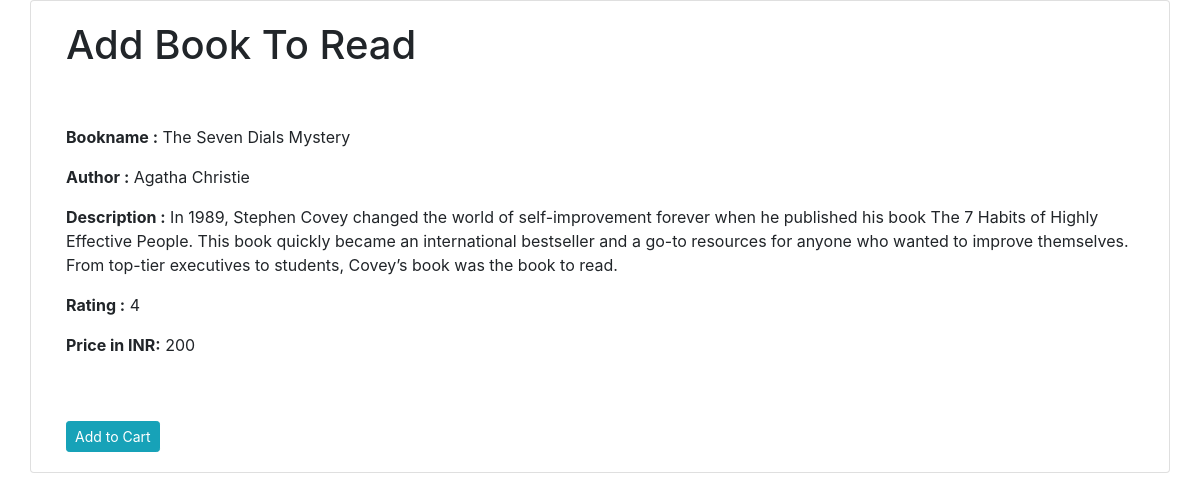
Page /add/25 on the committed database.
### MyLib/models.py (models this page shows, shortened)
class Books(models.Model):
    bookID = models.IntegerField(null=True)
    bookname = models.CharField(max_length=255)
    bookauthor = models.CharField(max_length=255)
    bookdescription = models.CharField(max_length=255)
    bookrating = models.IntegerField(null=True)
    price = models.IntegerField(null=True)
    seller_name = models.ForeignKey(Sellers, on_delete=models.CASCADE)

### MyLib/views.py (the view)
# urls.py: path('add/<int:id>', views.add, name='add'),
def add(request, id):
    books = Books.objects.get(id=id)
    template = loader.get_template('add.html')
    context = {
            'books': books,
    }
    global val
    def val():
        return books
    return render(request,'add.html',context)

### MyLib/templates/add.html (shortened to what this page needs)
<!DOCTYPE html>
<html lang="en">
<head>
    <link rel="stylesheet" href="https://stackpath.bootstrapcdn.com/bootstrap/4.5.0/css/bootstrap.min.css"0>
</head>
<body>
    <div class="container card">
        <div class="card-body">
    <h1>Add Book To Read</h1>
    <form action="addtocart/" method="post">
    <br><br>
        <p><b>Bookname :</b> {{books.bookname}}</p>
        <p><b>Author :</b> {{books.bookauthor}}</p>
        <p><b>Description :</b> {{books.bookdescription}}</p>
        <p><b>Rating :</b> {{books.bookrating}}</p>
        <p><b>Price in INR:</b> {{books.price}}</p>
        <br><br>
        <input type="submit" class="btn btn-info btn-sm" value="Add to Cart">
    </form>
    </div>
    </div>
</body>

### rows in the picture
Books: bookname "The Seven Dials Mystery", bookauthor "Agatha Christie", bookdescription "In 1989, Stephen Covey changed the world of self-improvement forever when he published his book The 7 Habits of Highly Effective People. This book quickly became an international bestseller and a go-to resources for anyone who wanted to improve themselves. From top-tier executives to students, Covey’s book was the book to read.", bookrating "4", price "200"
